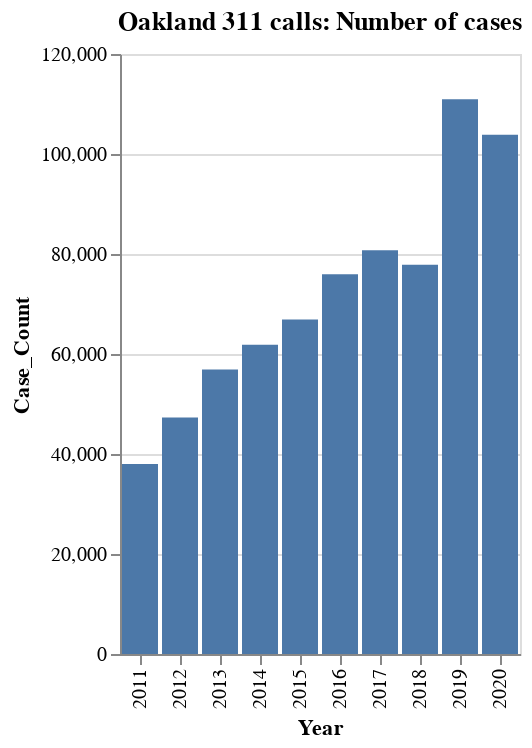

The cell this chart's notebook holds for it:
### Markdown cell above
The chart looks really cool but **Year** need to be fixed, we don't read '2020' as '2,020'

Let's make a very small alteration to the code.

Before you run the code below, notice that after `Year` there's a colon and an `O`. The `O` is shorthand for "ordinal," and tells Altair to treat `Year` as if it's a discrete quantity (a.k.a. integers), not a continuous quantity (e.g. a number with decimals).

### Code cell
alt.Chart(annual_cases).mark_bar().encode(
    x='Year:O',
    y='Case_Count'
).properties(
    title='Oakland 311 calls: Number of cases'
)

### Figure 1 — Vega-Lite specification as saved in the notebook (floating-point values rounded to 4 significant figures)
{"config": {"view": {"continuousWidth": 400, "continuousHeight": 300}}, "data": {"name": "data-cda25d10272643bf0b7f80a4959be275"}, "mark": "bar", "encoding": {"x": {"type": "ordinal", "field": "Year"}, "y": {"type": "quantitative", "field": "Case_Count"}}, "title": "Oakland 311 calls: Number of cases", "$schema": "https://vega.github.io/schema/vega-lite/v4.8.1.json", "datasets": {"data-cda25d10272643bf0b7f80a4959be275": [{"Year": 2011, "Case_Count": 37995}, {"Year": 2012, "Case_Count": 47294}, {"Year": 2013, "Case_Count": 56888}, {"Year": 2014, "Case_Count": 61826}, {"Year": 2015, "Case_Count": 66889}, {"Year": 2016, "Case_Count": 75932}, {"Year": 2017, "Case_Count": 80740}, {"Year": 2018, "Case_Count": 77851}, {"Year": 2019, "Case_Count": 110928}, {"Year": 2020, "Case_Count": 103837}]}}
